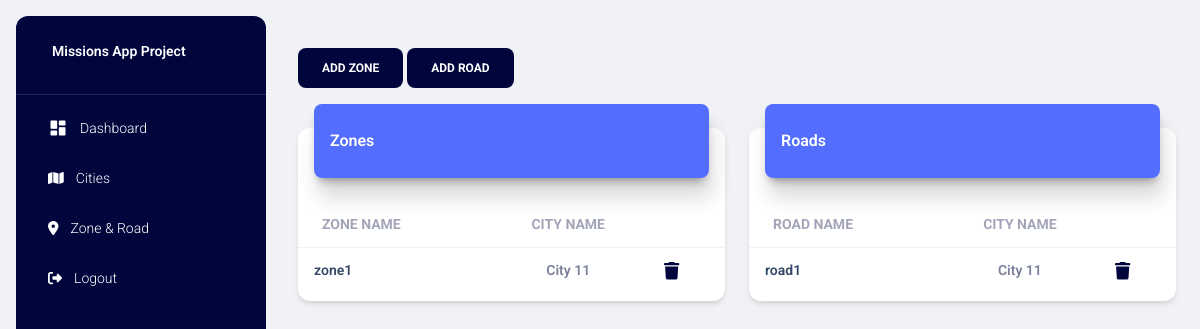
The app's page /zonesandroads/ (signed in), older data.
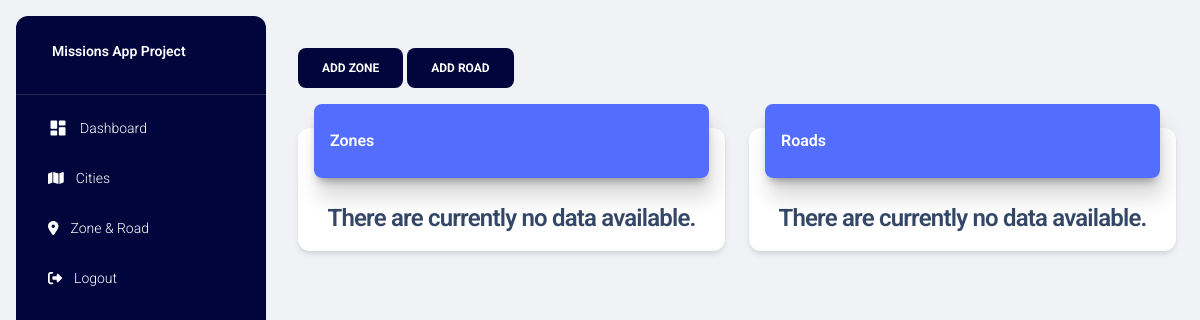
The same page, newer data.
### project/models.py (models this page shows)
class Zone(db.Model):
    z_id = db.Column(db.Integer, primary_key=True)
    z_name = db.Column(db.String(255), nullable=False)
    g_id = db.Column(db.Integer, db.ForeignKey('guide.g_id'), nullable=False)
    guide = db.relationship('Guide', backref=db.backref('zones', lazy=True))
    zone_points = db.relationship('ZonePoint', backref=db.backref('zones', lazy=True), cascade='all, delete-orphan')

class Guide(db.Model):
    g_id = db.Column(db.Integer, primary_key=True)
    g_title = db.Column(db.String(255), nullable=False)
    g_title_alb = db.Column(db.String(255), nullable=True)

class Road(db.Model):
    r_id = db.Column(db.Integer, primary_key=True)
    r_name = db.Column(db.String(255), nullable=False)
    g_id = db.Column(db.Integer, db.ForeignKey('guide.g_id'), nullable=False)
    guide = db.relationship('Guide', backref=db.backref('roads', lazy=True))
    road_points = db.relationship('RoadPoint', backref=db.backref('roads', lazy=True), cascade='all, delete-orphan')

### project/main.py (the view)
@main.route("/zonesandroads/")
@login_required
def zones_and_roads():
    zones = Zone.query.join(Guide).order_by(Guide.g_id.desc()).all()
    roads = Road.query.join(Guide).order_by(Guide.g_id.desc()).all()
    cities = Guide.query.all()
    title = 'Zones & Roads'
    page_title = 'Zones & Roads'
    return render_template('zones_and_roads.html', zones=zones, roads=roads, cities=cities, page_title=page_title, title=title)

### project/models.py (called while the page is built)
@login_manager.user_loader
def load_user(user_id):
    return User.query.get(int(user_id))

### project/templates/zones_and_roads.html (shortened to what this page needs)
{% extends "layout.html" %} {% block title %} {% endblock %} {% block content %}
<div class="container-fluid py-4">
    <div class="row">
        <div class="col-sm-12">
            <button class="btn btn-primary" data-bs-toggle="modal" data-bs-target="#modalAddZone">Add Zone</button>
            <button class="btn btn-primary" data-bs-toggle="modal" data-bs-target="#modalAddRoad">Add Road</button>
        </div>
    </div>
    <div class="row">
        <div class="col-6">
            <div class="card my-4">
                <div class="card-header p-0 position-relative mt-n4 mx-3 z-index-2">
                    <div class="bg-gradient-primary shadow-primary border-radius-lg pt-4 pb-3">
                        <h6 class="text-white text-capitalize ps-3">Zones</h6>
                    </div>
                </div>
                <div class="card-body px-0 pb-2">
                    <div class="table-responsive p-0">
                        {% if zones %}
                        <table class="table align-items-center mb-0">
                            <thead>
                                <tr>
                                    <th class="text-uppercase text-secondary text-sm font-weight-bolder opacity-7">Zone
                                        Name</th>
                                    <th
                                        class="text-center text-uppercase text-secondary text-sm font-weight-bolder opacity-7">
                                        City Name</th>
                                    <th class="text-secondary opacity-7"></th>
                                </tr>
                            </thead>
                            <tbody>
                                {% for zone in zones %}
                                <tr>
                                    <td>
                                        <div class="d-flex px-2 py-1">
                                            <div class="d-flex flex-column justify-content-center">
                                                <a href="#" data-zid="{{zone.z_id}}" data-zname="{{zone.z_name}}"
                                                    class="getZonePoints" data-bs-toggle="modal"
                                                    data-bs-target="#modalShowZonePoints">
                                                    <p class="text-sm font-weight-bold mb-0">{{ zone.z_name }}</p>
                                                </a>
                                            </div>
                                        </div>
                                    </td>
                                    <td class="align-middle text-center text-sm">
                                        <p class="text-sm font-weight-bold mb-0">{{ zone.guide.g_title }}</p>
                                    </td>
                                    <td class="align-middle">
                                        <a href="#" data-zid="{{ zone.z_id }}"
                                            class="text-secondary font-weight-bold text-sm deleteZoneBtn"
                                            data-toggle="tooltip" data-original-title="Delete">
                                            <i class="fa-solid fa-trash fa-lg icon-dark"></i>
                                        </a>
                                    </td>
                                </tr>
                                {% endfor %}
                            </tbody>
                        </table>
                        {% else %}
                        <h4 class="text-center">There are currently no data available.</h4>
                        {% endif %}
                    </div>
                </div>
            </div>
        </div>
        <div class="col-6">
            <div class="card my-4">
                <div class="card-header p-0 position-relative mt-n4 mx-3 z-index-2">
                    <div class="bg-gradient-primary shadow-primary border-radius-lg pt-4 pb-3">
                        <h6 class="text-white text-capitalize ps-3">Roads</h6>
                    </div>
                </div>
                <div class="card-body px-0 pb-2">
                    <div class="table-responsive p-0">
                        {% if roads %}
                        <table class="table align-items-center mb-0">
                            <thead>
                                <tr>
                                    <th class="text-uppercase text-secondary text-sm font-weight-bolder opacity-7">Road
                                        Name</th>
                                    <th
                                        class="text-center text-uppercase text-secondary text-sm font-weight-bolder opacity-7">
                                        City Name</th>
                                    <th class="text-secondary opacity-7"></th>
                                </tr>
                            </thead>
                            <tbody>
                                {% for road in roads %}
                                <tr>
                                    <td>
                                        <div class="d-flex px-2 py-1">
                                            <div class="d-flex flex-column justify-content-center">
                                                <a href="#" data-rid="{{road.r_id}}" data-rname="{{road.r_name}}"
                                                    class="getRoadPoints" data-bs-toggle="modal"
                                                    data-bs-target="#modalShowRoadPoints">
                                                    <p class="text-sm font-weight-bold mb-0">{{ road.r_name }}</p>
                                                </a>
                                            </div>
                                        </div>
                                    </td>
                                    <td class="align-middle text-center text-sm">
                                        <p class="text-sm font-weight-bold mb-0">{{ road.guide.g_title }}</p>
                                    </td>
                                    <td class="align-middle">
                                        <a href="#" data-rid="{{ road.r_id }}"
                                            class="text-secondary font-weight-bold text-sm deleteRoadBtn"
                                            data-toggle="tooltip" data-original-title="Delete">
                                            <i class="fa-solid fa-trash fa-lg icon-dark"></i>
                                        </a>
                                    </td>
                                </tr>
                                {% endfor %}
                            </tbody>
                        </table>
                        {% else %}
                        <h4 class="text-center">There are currently no data available.</h4>
                        {% endif %}
                    </div>
                </div>
            </div>
        </div>
    </div>
</div>
{% endblock %}

### project/templates/layout.html (shortened to what this page needs)
<!DOCTYPE html>
<html lang="en">
<head>
  <link href="{{url_for('static',filename='css/nucleo-icons.css')}}" rel="stylesheet" />
  <link href="{{url_for('static',filename='css/nucleo-svg.css')}}" rel="stylesheet" />
  <link rel="stylesheet" href="{{url_for('static',filename='fontawesome-free-6.3.0-web/css/all.min.css')}}">
  <link id="pagestyle" href="{{url_for('static',filename='css/material-dashboard.css')}}"
    rel="stylesheet" />
  <link rel="stylesheet" href="{{url_for('static',filename='css/styles.css')}}">
</head>
<body class="g-sidenav-show  bg-gray-200">
  <aside
    class="sidenav navbar navbar-vertical navbar-expand-xs border-0 border-radius-xl my-3 fixed-start ms-3   bg-gradient-dark"
    id="sidenav-main">
    <div class="sidenav-header">
      <a class="navbar-brand m-0" href="">
        <span class="ms-1 font-weight-bold text-white">Missions App Project</span>
      </a>
    </div>
    <hr class="horizontal light mt-0 mb-2">
    <div class="collapse navbar-collapse  w-auto  max-height-vh-100" id="sidenav-collapse-main">
      <ul class="navbar-nav">
        <li class="nav-item">
          <a class="nav-link text-white" href="{{ url_for('main.home') }}">
            <div class="text-white text-center me-2 d-flex align-items-center justify-content-center">
              <i class="material-icons opacity-10">dashboard</i>
            </div>
            <span class="nav-link-text ms-1">Dashboard</span>
          </a>
        </li>
        <li class="nav-item">
          <a class="nav-link text-white " href="{{ url_for('main.cities') }}">
            <div class="text-white text-center me-2 d-flex align-items-center justify-content-center">
            </div>
            <span class="nav-link-text ms-1">Cities</span>
          </a>
        </li>
        <li class="nav-item">
          <a class="nav-link text-white" href="{{url_for('main.zones_and_roads')}}">
            <div class="text-white text-center me-2 d-flex align-items-center justify-content-center">
            </div>
            <span class="nav-link-text ms-1">Zone & Road</span>
          </a>
        </li>
        <li class="nav-item">
          <a class="nav-link text-white " href="{{url_for('auth.logout')}}">
            <div class="text-white text-center me-2 d-flex align-items-center justify-content-center">
            </div>
            <span class="nav-link-text ms-1">Logout</span>
          </a>
        </li>
      </ul>
    </div>
  </aside>
  <main class="main-content position-relative max-height-vh-100 h-100 border-radius-lg ">
    <nav class="navbar navbar-main navbar-expand-lg px-0 mx-4 shadow-none border-radius-xl" id="navbarBlur"
      navbar-scroll="true">
      <div class="container-fluid py-1 px-3">
      </div>
    </nav>
    <div class="">
      {% block content %}{% endblock %}
    </div>
    </main>
</body>
</html>

### project/static/css/styles.css (style rules this page uses)
.bg-gradient-primary { background-image: linear-gradient(195deg, #536dfe 0%, #536dfe 100%); }
.bg-gradient-dark { background-image: linear-gradient(195deg, #00053c 0%, #00053c 100%); }
.btn-primary { background-color: #00053c !important; box-shadow: none; border: none; }
.shadow-primary { box-shadow: 4px 20px 20px rgba(0, 0, 0, 0.14), 0px 7px 10px -5px rgba(0, 0, 0, 0.4) !important }

### project/templates/layout.html (style rules this page uses)
svg { fill: #f9fafd }
svg { fill: #ffffff }

Row changes from the older to the newer data that the page shows:
removed Zone: z_name "zone1", guide.g_title "City 11"
removed Road: r_name "road1", guide.g_title "City 11"
Text that changed along with them:
text no longer shown: "ZONE NAME CITY NAME ROAD NAME CITY NAME"
text now shown: "There are currently no data available. There are currently no data available."
